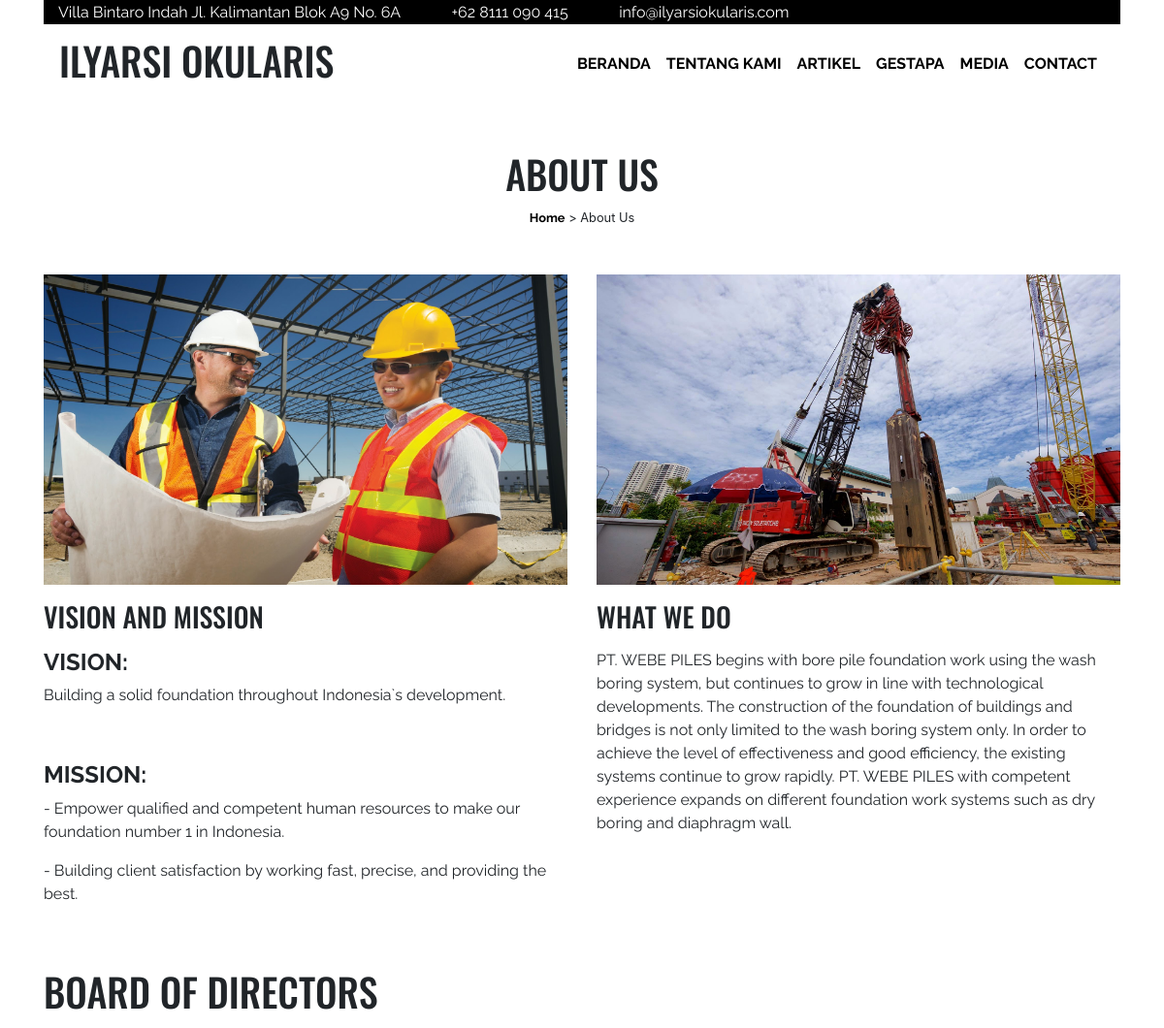
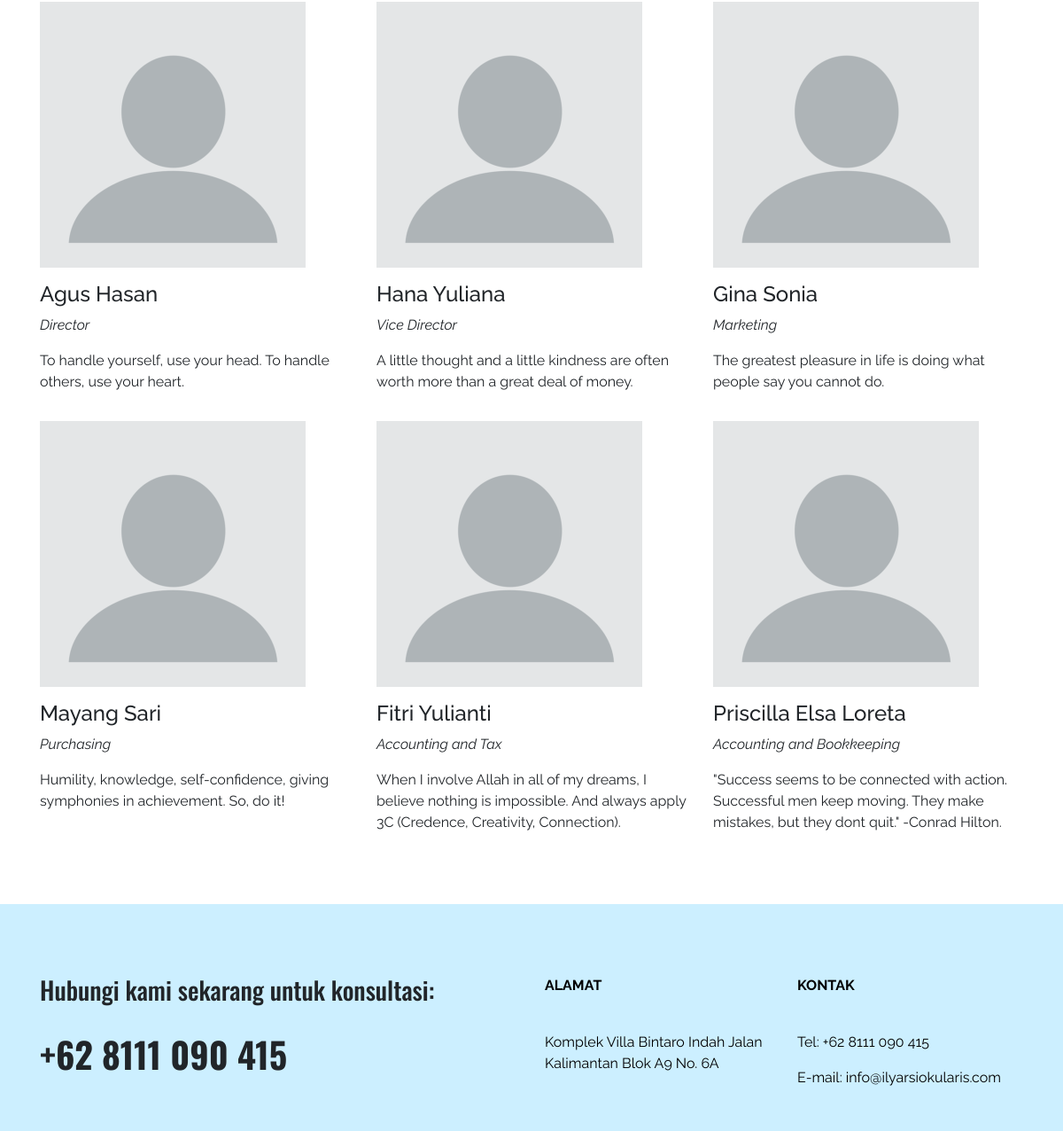
The page /about-us.php on the database its author committed (2 pictures, top to bottom).
### tables this page shows
CREATE TABLE `tentang_kami` (
  `id_tentang_kami` int(11) NOT NULL,
  `judul_tentang_kami` varchar(50) NOT NULL,
  `isi_tentang_kami` text NOT NULL,
  `gambar_tentang_kami` varchar(200) NOT NULL,
  `bahasa_tentang_kami` varchar(2) NOT NULL
);

CREATE TABLE `jajaran_direksi` (
  `id_jajaran_direksi` int(11) NOT NULL,
  `nama_jajaran_direksi` varchar(30) NOT NULL,
  `jabatan_jajaran_direksi` varchar(30) NOT NULL,
  `tentang_jajaran_direksi` text NOT NULL,
  `gambar_jajaran_direksi` varchar(200) NOT NULL,
  `bahasa_jajaran_direksi` varchar(2) NOT NULL
);

### about-us.php (the view, shortened to what this page needs)
<!doctype html>
<html lang="en">
  <?php include ('fungsi/koneksi.php'); ?>
  <head>
  </head>
  <body>
    <div class="container-fluid sticky-top menu">
        <div class="container">
        </div>
    </div>
    <div class="container">
        <div class="row text-center">
            <div class="col">
                <h1 class="mt-5" style="text-transform: uppercase;">About Us</h1>
                <small>
                    <a href="home.php">Home</a> > About Us
                </small>
            </div>
        </div>
        <div class="row mt-5">
            <?php
                $tentang_kami = "SELECT * FROM tentang_kami WHERE bahasa_tentang_kami = 'en'";
                $hasil_tentang_kami = mysqli_query($koneksi, $tentang_kami);
                while ($row_tentang_kami = mysqli_fetch_array($hasil_tentang_kami, MYSQLI_ASSOC)) {
            ?>
            <div class="col-md-6">
                <img class="img-fluid" style="width: 100%; height: 320px;" src="<?php echo $row_tentang_kami['gambar_tentang_kami']; ?>">
                <h3 class="mt-3" style="text-transform: uppercase;"><?php echo $row_tentang_kami['judul_tentang_kami']; ?></h3>
                <p><?php echo $row_tentang_kami['isi_tentang_kami']; ?></p>
            </div>
            <?php } ?>
        </div>
        <h1 class="mt-5" style="text-transform: uppercase;">Board of Directors</h1>
        <div class="row my-3">
            <?php
                $jajaran_direksi = "SELECT * FROM jajaran_direksi WHERE bahasa_jajaran_direksi = 'en'";
                $hasil_jajaran_direksi = mysqli_query($koneksi, $jajaran_direksi);
                $i = 0;
                while ($row_jajaran_direksi = mysqli_fetch_array($hasil_jajaran_direksi, MYSQLI_ASSOC)) {
            ?>
            <div class="col-md-4">
                <img class="img-fluid" src="<?php echo $row_jajaran_direksi['gambar_jajaran_direksi']; ?>">
                <h4 class="mt-3"><?php echo $row_jajaran_direksi['nama_jajaran_direksi']; ?></h4>
                <p style="font-style: italic;"><?php echo $row_jajaran_direksi['jabatan_jajaran_direksi']; ?></p>
                <p><?php echo $row_jajaran_direksi['tentang_jajaran_direksi']; ?></p>
            </div>
            <?php
            	$i++;
            	if ($i % 3 == 0) {
            		echo '</div><div class="row my-3">';
             	}
            ?>
            <?php } ?>
        </div>
    </div>
    <?php include ('footer.php') ?>
  </body>
</html>

### footer.php (shortened to what this page needs)
<footer class="container-fluid py-3 mt-5">
	<div class="container">
		<div class="row mt-5">
			<div class="col-md-6 my-3">
				<h3>Hubungi kami sekarang untuk konsultasi:</h3>
				<br>
				<h1 style="font-weight: bolder;">+62 8111 090 415</h1>
			</div>
			<div class="col-md-6 my-3">
				<div class="row">
					<div class="col-md-6">
						<p style="font-weight: bold; text-transform: uppercase;">Alamat</p><br>
						<p>Komplek Villa Bintaro Indah Jalan Kalimantan Blok A9 No. 6A</p>
					</div>
					<div class="col-md-6">
						<p style="font-weight: bold; text-transform: uppercase;">Kontak</p><br>
						<p>Tel: +62 8111 090 415</p>
						<p>E-mail: info@ilyarsiokularis.com</p>
					</div>
				</div>
			</div>
		</div>
	</div>
</footer>

### style.css (style rules this page uses)
h1, h2, h3 { font-family: 'Oswald', sans-serif; }
h4, p, a, address { font-family: 'Raleway', sans-serif; }
a { font-weight: bold; color: #000; }
.menu { background-color: rgba(255, 255, 255, 0.9); }
footer { background-color: #ccefff; }
footer p { color: #000; }

### rows shown on the page
tentang_kami: gambar_tentang_kami (picture), judul_tentang_kami "VISION AND MISSION", isi_tentang_kami "VISION: Building a solid foundation throughout Indonesia`s development. MISSION: - Empower qualified and competent human resources to make our foundation number 1 in Indonesia. - Building client satisfaction by working fast, precise, and providing the best."
tentang_kami: gambar_tentang_kami (picture), judul_tentang_kami "WHAT WE DO", isi_tentang_kami "PT. WEBE PILES begins with bore pile foundation work using the wash boring system, but continues to grow in line with technological developments. The construction of the foundation of buildings and bridges is not only limited to the wash boring system only. In order to achieve the level of effectiveness and good efficiency, the existing systems continue to grow rapidly. PT. WEBE PILES with competent experience expands on different foundation work systems such as dry boring and diaphragm wall."
jajaran_direksi: gambar_jajaran_direksi (picture), nama_jajaran_direksi "Agus Hasan", jabatan_jajaran_direksi "Director", tentang_jajaran_direksi "To handle yourself, use your head. To handle others, use your heart."
jajaran_direksi: gambar_jajaran_direksi (picture), nama_jajaran_direksi "Hana Yuliana", jabatan_jajaran_direksi "Vice Director", tentang_jajaran_direksi "A little thought and a little kindness are often worth more than a great deal of money."
jajaran_direksi: gambar_jajaran_direksi (picture), nama_jajaran_direksi "Gina Sonia", jabatan_jajaran_direksi "Marketing", tentang_jajaran_direksi "The greatest pleasure in life is doing what people say you cannot do."
jajaran_direksi: gambar_jajaran_direksi (picture), nama_jajaran_direksi "Mayang Sari", jabatan_jajaran_direksi "Purchasing", tentang_jajaran_direksi "Humility, knowledge, self-confidence, giving symphonies in achievement. So, do it!"
jajaran_direksi: gambar_jajaran_direksi (picture), nama_jajaran_direksi "Fitri Yulianti", jabatan_jajaran_direksi "Accounting and Tax", tentang_jajaran_direksi "When I involve Allah in all of my dreams, I believe nothing is impossible. And always apply 3C (Credence, Creativity, Connection)."
jajaran_direksi: gambar_jajaran_direksi (picture), nama_jajaran_direksi "Priscilla Elsa Loreta", jabatan_jajaran_direksi "Accounting and Bookkeeping", tentang_jajaran_direksi "\"Success seems to be connected with action. Successful men keep moving. They make mistakes, but they dont quit.\" -Conrad Hilton."
